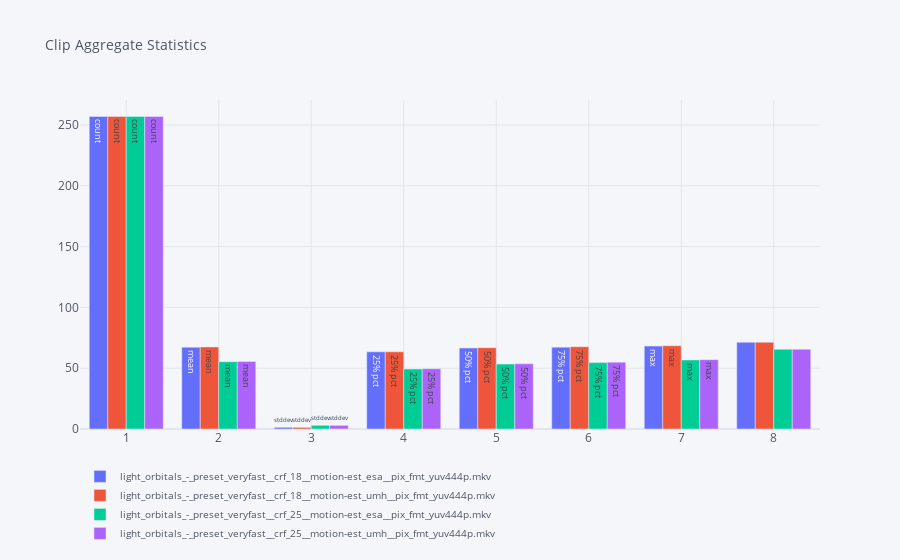

Here is the notebook cell this chart was saved with:
### Markdown cell above
### Reading the VMAF Score

As mentioned earlier and referred to in the [NetFlix Technical Blog](https://netflixtechblog.com/vmaf-the-journey-continues-44b51ee9ed12)

> VMAF scores range from 0 to 100, with 0 indicating the lowest quality, and 100 the highest. A good way to think about a VMAF score is to linearly map it to the human opinion scale under which condition the training scores are obtained. As an example, the default model v0.6.1 is trained using scores collected by the Absolute Category Rating (ACR) methodology using a 1080p display with viewing distance of 3H. Viewers voted the video quality on the scale of “bad”, “poor”, “fair”, “good” and “excellent”, and roughly speaking, “bad” is mapped to the VMAF scale 20 and “excellent” to 100. Thus, a VMAF score of 70 can be interpreted as a vote between “good” and “fair” by an average viewer under the 1080p and 3H condition. Another factor to consider is that the best and the worst votes a viewer can give is calibrated by the highest- and lowest-quality videos in the entire set (during training, and before the actual test starts, subjects are typically accustomed to the experiment’s scale). In the case of the default model v0.6.1, the best and the worst videos are the ones compressed at 1080p with a low quantization parameter (QP) and the ones at 240p with a high QP, respectively.

According to this criteria, anything but the YUV 4:4:4 sampled clip with a CRF of 18 is discarded. However according to [Twitter Engineering](https://blog.twitter.com/engineering/en_us/topics/infrastructure/2020/introducing-vmaf-percentiles-for-video-quality-measurements) one shouldn't give too much credence to the mean since it might hide difficult to encode frames, choosing percentiles instead.

### Code cell
#for k, v in dfs.items():
#    if ("crf_18" in k or "crf_25" in k) and "yuv444p" in k:
#        #print(f"VMAF overall statistics: {dfs[k]['vmaf'].describe()}")
#        dfs[k]["vmaf"].describe().iplot(kind="bar")
        
fig = go.Figure()
fig["layout"] = flayout

for k, v in dfs.items():
    if ("crf_18" in k or "crf_25" in k) and "yuv444p" in k:
        fig.add_trace(
            go.Bar(x=dfs[k]["vmaf"].index, y=dfs[k]["vmaf"].describe(),
                   name=str(k),
                   text=["count", "mean", "stddev", "25% pct", "50% pct", "75% pct", "max"],
))
        
        
fig.update_layout(title=dict(font=dict(size=14),
                             text="Clip Aggregate Statistics"),
                  legend=dict(orientation="h",font=dict(size=10)),
                 )
#fig.update_layout(legend_tracegroupgap=2)

### Figure 1 — Plotly figure (JSON) as saved in the notebook; plotly's stock layout.template omitted (floating-point values rounded to 4 significant figures; data arrays with more than 128 entries replaced by an {"elided": "..."} marker saying what was removed)
{"data": [{"name": "light_orbitals_-_preset_veryfast__crf_18__motion-est_esa__pix_fmt_yuv444p.mkv", "text": ["count", "mean", "stddev", "25% pct", "50% pct", "75% pct", "max"], "type": "bar", "x": {"elided": "257 int values"}, "y": [257, 67.27, 1.364, 63.46, 66.55, 67.29, 68.19, 71.3]}, {"name": "light_orbitals_-_preset_veryfast__crf_18__motion-est_umh__pix_fmt_yuv444p.mkv", "text": ["count", "mean", "stddev", "25% pct", "50% pct", "75% pct", "max"], "type": "bar", "x": {"elided": "257 int values"}, "y": [257, 67.5, 1.315, 63.47, 66.87, 67.64, 68.43, 71.3]}, {"name": "light_orbitals_-_preset_veryfast__crf_25__motion-est_esa__pix_fmt_yuv444p.mkv", "text": ["count", "mean", "stddev", "25% pct", "50% pct", "75% pct", "max"], "type": "bar", "x": {"elided": "257 int values"}, "y": [257, 55.31, 3.008, 49.3, 53.37, 54.58, 56.75, 65.56]}, {"name": "light_orbitals_-_preset_veryfast__crf_25__motion-est_umh__pix_fmt_yuv444p.mkv", "text": ["count", "mean", "stddev", "25% pct", "50% pct", "75% pct", "max"], "type": "bar", "x": {"elided": "257 int values"}, "y": [257, 55.51, 2.966, 49.56, 53.61, 54.93, 57.03, 65.56]}], "layout": {"autosize": true, "legend": {"bgcolor": "#F5F6F9", "font": {"color": "#4D5663", "size": 10}, "orientation": "h"}, "paper_bgcolor": "#F5F6F9", "plot_bgcolor": "#F5F6F9", "title": {"font": {"color": "#4D5663", "size": 14}, "text": "Clip Aggregate Statistics"}, "xaxis": {"autorange": true, "gridcolor": "#E1E5ED", "range": [0.5, 8.5], "showgrid": true, "tickfont": {"color": "#4D5663"}, "title": {"font": {"color": "#4D5663"}, "text": ""}, "type": "linear", "zerolinecolor": "#E1E5ED"}, "yaxis": {"autorange": true, "gridcolor": "#E1E5ED", "range": [0, 270.5], "showgrid": true, "tickfont": {"color": "#4D5663"}, "title": {"font": {"color": "#4D5663"}, "text": ""}, "type": "linear", "zerolinecolor": "#E1E5ED"}}}
